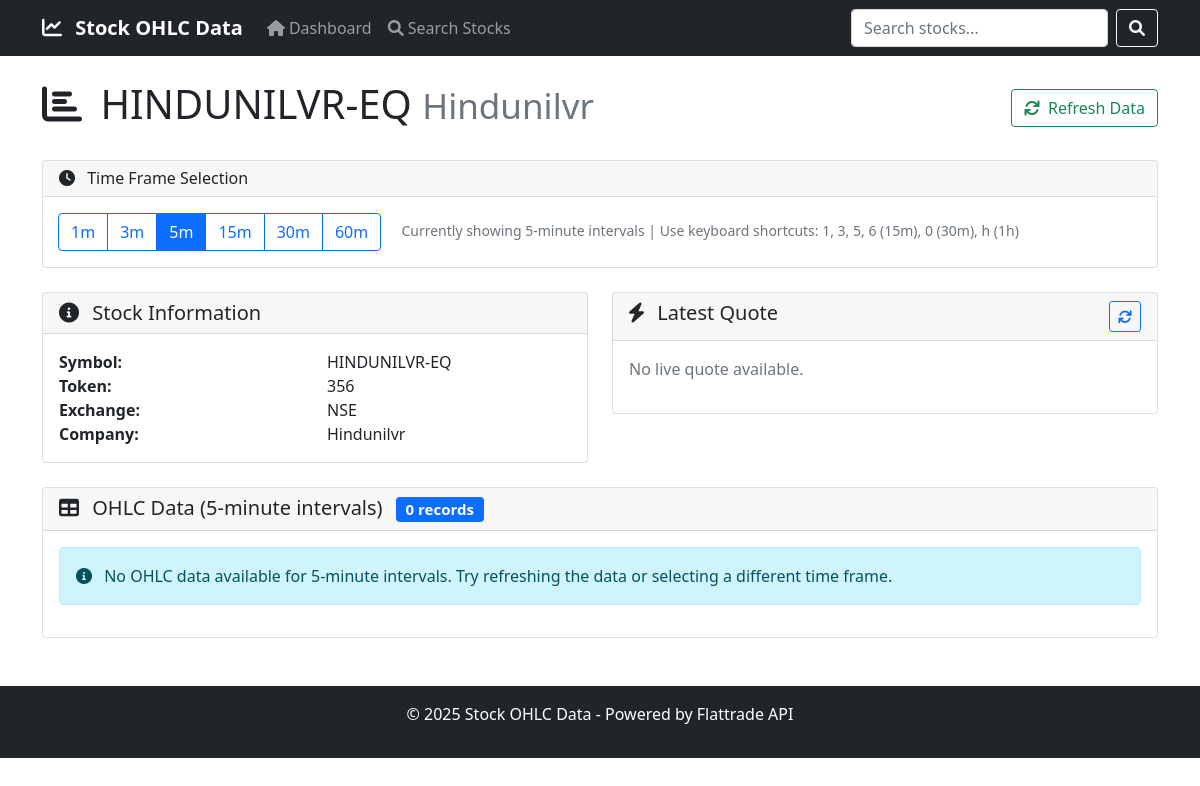
The page /stock/5/ on the database as committed earlier.
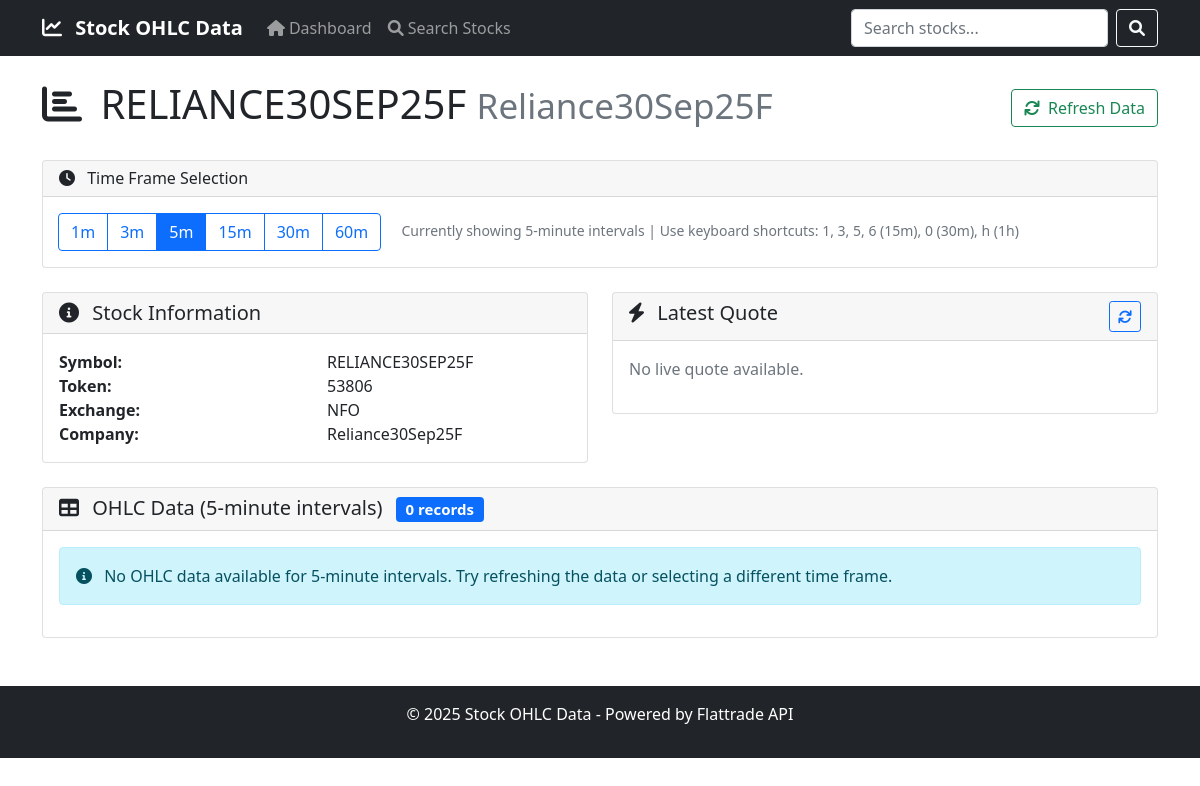
The same page on the database as committed later.
### stock_data/models.py (models this page shows, shortened)
class Stock(models.Model):
    symbol = models.CharField(max_length=50, unique=True)
    token = models.CharField(max_length=20, unique=True)
    exchange = models.CharField(max_length=10, default='NSE')
    company_name = models.CharField(max_length=200, blank=True)
    created_at = models.DateTimeField(auto_now_add=True)
    updated_at = models.DateTimeField(auto_now=True)
    class Meta:
        verbose_name = "Stock"
        verbose_name_plural = "Stocks"
        ordering = ['symbol']
        indexes = [
            models.Index(fields=['symbol']),
            models.Index(fields=['company_name']),
        ]

### stock_data/views.py (the view)
# urls.py: path('stock/<int:stock_id>/', views.stock_detail, name='stock_detail'),
def stock_detail(request, stock_id):
    stock = get_object_or_404(Stock, id=stock_id)
    interval = request.GET.get('interval', 5)
    valid_intervals = [1, 3, 5, 15, 30, 60]
    try:
        interval = int(interval)
        if interval not in valid_intervals:
            interval = 5  # fallback to default
    except (ValueError, TypeError):
        interval = 5  # fallback to default
    from django.utils import timezone
    five_minutes_ago = timezone.now() - timedelta(minutes=5)
    recent_ohlc = OHLCData.objects.filter(
        stock=stock,
        interval=interval,
        timestamp__gte=five_minutes_ago
    ).exists()
    recent_quote = LiveQuote.objects.filter(
        stock=stock,
        timestamp__gte=five_minutes_ago
    ).exists()
    if not recent_ohlc or not recent_quote:
        flattrade_service = get_flattrade_service()
        if not recent_ohlc:
            flattrade_service.get_ohlc_data(stock.symbol, interval)
        if not recent_quote:
            flattrade_service.get_live_quote(stock.symbol)
    ohlc_data = OHLCData.objects.filter(
        stock=stock,
        interval=interval
    ).order_by('-timestamp')
    paginator = Paginator(ohlc_data, 50)
    page_number = request.GET.get('page')
    page_obj = paginator.get_page(page_number)
    latest_quote = LiveQuote.objects.filter(stock=stock).order_by('-timestamp').first()
    context = {
        'stock': stock,
        'ohlc_data': page_obj,
        'latest_quote': latest_quote,
        'interval': interval,
        'valid_intervals': valid_intervals
    }
    return render(request, 'stock_data/stock_detail.html', context)

### stock_data/services.py (called while the page is built, shortened)
def get_flattrade_service():
    global _service_instance
    if _service_instance is None:
        _service_instance = FlattradeService()
    return _service_instance

    def get_live_quote(self, symbol):
        logger.info(f"📈 Getting live quote for: {symbol}")
        if not self.client or not self.client.is_connected:
            logger.warning("⚠️ Client not connected, attempting to reconnect...")
            if not self.setup_client():
                logger.error("❌ Failed to setup client for live quote")
                return None

    def get_ohlc_data(self, symbol, interval=5, days=1):
        logger.info(f"📊 Getting OHLC data for: {symbol}, interval: {interval}")
        if not self.client or not self.client.is_connected:
            logger.warning("⚠️ Client not connected, attempting to reconnect...")
            if not self.setup_client():
                logger.error("❌ Failed to setup client for OHLC data")
                return None

### stock_data/templates/stock_data/stock_detail.html (shortened to what this page needs)
{% extends 'stock_data/base.html' %}
{% block content %}
<div class="row">
    <div class="col-12">
        <div class="d-flex justify-content-between align-items-center mb-4">
            <h1>
                <i class="fas fa-chart-bar me-2"></i>
                {{ stock.symbol }}
                <small class="text-muted">{{ stock.company_name }}</small>
            </h1>
            <div>
                <a href="{% url 'refresh_stock_data' stock.id %}?interval={{ interval }}" class="btn btn-outline-success">
                    <i class="fas fa-refresh me-2"></i>Refresh Data
                </a>
            </div>
        </div>
        <div class="row mb-4">
            <div class="col-12">
                <div class="card">
                    <div class="card-header">
                        <h6 class="mb-0">
                            <i class="fas fa-clock me-2"></i>
                            Time Frame Selection
                        </h6>
                    </div>
                    <div class="card-body">
                        <div class="btn-group" role="group" aria-label="Time frame selection" data-current-interval="{{ interval }}">
                            {% for valid_interval in valid_intervals %}
                                <label class="btn btn-outline-primary" for="interval{{ valid_interval }}"
                                       title="{% if valid_interval == 60 %}1 hour{% else %}{{ valid_interval }} minute{% endif %} intervals">
                                    {{ valid_interval }}m
                                </label>
                            {% endfor %}
                        </div>
                        <small class="text-muted ms-3">
                            Currently showing {% if interval == 60 %}1-hour{% else %}{{ interval }}-minute{% endif %} intervals
                            <span class="text-muted"> | Use keyboard shortcuts: 1, 3, 5, 6 (15m), 0 (30m), h (1h)</span>
                        </small>
                    </div>
                </div>
            </div>
        </div>
    </div>
</div>
<div class="row mb-4">
    <div class="col-md-6">
        <div class="card">
            <div class="card-header">
                <h5 class="mb-0">
                    <i class="fas fa-info-circle me-2"></i>
                    Stock Information
                </h5>
            </div>
            <div class="card-body">
                <div class="row">
                    <div class="col-6">
                        <strong>Symbol:</strong>
                    </div>
                    <div class="col-6">
                        {{ stock.symbol }}
                    </div>
                </div>
                <div class="row">
                    <div class="col-6">
                        <strong>Token:</strong>
                    </div>
                    <div class="col-6">
                        {{ stock.token }}
                    </div>
                </div>
                <div class="row">
                    <div class="col-6">
                        <strong>Exchange:</strong>
                    </div>
                    <div class="col-6">
                        {{ stock.exchange }}
                    </div>
                </div>
                <div class="row">
                    <div class="col-6">
                        <strong>Company:</strong>
                    </div>
                    <div class="col-6">
                        {{ stock.company_name }}
                    </div>
                </div>
            </div>
        </div>
    </div>
    <div class="col-md-6">
        <div class="card">
            <div class="card-header">
                <h5 class="mb-0">
                    <i class="fas fa-bolt me-2"></i>
                    Latest Quote
                    <button class="btn btn-sm btn-outline-primary float-end" onclick="refreshQuote()" title="Refresh live quote">
                        <i class="fas fa-refresh"></i>
                    </button>
                </h5>
            </div>
            <div class="card-body" id="quote-container">
                {% if latest_quote %}
                    <div class="row">
                        <div class="col-6">
                            <strong>LTP:</strong>
                        </div>
                        <div class="col-6">
                            <span class="h5">₹{{ latest_quote.ltp }}</span>
                        </div>
                    </div>
                    <div class="row">
                        <div class="col-6">
                            <strong>ATM:</strong>
                        </div>
                        <div class="col-6">
                            <span class="h6 text-info">₹{{ latest_quote.atm|default:"N/A" }}</span>
                        </div>
                    </div>
                    <div class="row">
                        <div class="col-6">
                            <strong>Change:</strong>
                        </div>
                        <div class="col-6">
                            <span class="{% if latest_quote.change >= 0 %}price-positive{% else %}price-negative{% endif %}">
                                {% if latest_quote.change >= 0 %}+{% endif %}{{ latest_quote.change }}
                                ({{ latest_quote.change_percent }}%)
                            </span>
                        </div>
                    </div>
                    <div class="row">
                        <div class="col-6">
                            <strong>High:</strong>
                        </div>
                        <div class="col-6">
                            ₹{{ latest_quote.high_price }}
                        </div>
                    </div>
                    <div class="row">
                        <div class="col-6">
                            <strong>Low:</strong>
                        </div>
                        <div class="col-6">
                            ₹{{ latest_quote.low_price }}
                        </div>
                    </div>
                    <div class="row">
                        <div class="col-6">
                            <strong>Volume:</strong>
                        </div>
                        <div class="col-6">
                            {{ latest_quote.volume|floatformat:0 }}
                        </div>
                    </div>
                    <div class="row">
                        <div class="col-6">
                            <strong>Updated:</strong>
                        </div>
                        <div class="col-6">
                            {{ latest_quote.timestamp|date:"H:i:s" }}
                        </div>
                    </div>
                {% else %}
                    <p class="text-muted">No live quote available.</p>
                {% endif %}
            </div>
        </div>
    </div>
</div>
<div class="row">
    <div class="col-12">
        <div class="card">
            <div class="card-header">
                <h5 class="mb-0">
                    <i class="fas fa-table me-2"></i>
                    OHLC Data ({{ interval }}-minute intervals)
                    <span class="badge bg-primary ms-2">{{ ohlc_data.paginator.count }} records</span>
                </h5>
            </div>
            <div class="card-body">
                {% if ohlc_data %}
                    <div class="table-responsive">
                        <table class="table table-striped ohlc-table">
                            <thead>
                                <tr>
                                    <th>Timestamp</th>
                                    <th>Open</th>
                                    <th>High</th>
                                    <th>Low</th>
                                    <th>Close</th>
                                    <th>ATM</th>
                                    <th>Volume</th>
                                </tr>
                            </thead>
                            <tbody>
                                {% for data in ohlc_data %}
                                    <tr>
                                        <td>{{ data.timestamp|date:"d-m-Y H:i" }}</td>
                                        <td>₹{{ data.open_price }}</td>
                                        <td>₹{{ data.high_price }}</td>
                                        <td>₹{{ data.low_price }}</td>
                                        <td>₹{{ data.close_price }}</td>
                                        <td class="text-info">₹{{ data.atm|default:"N/A" }}</td>
                                        <td>{{ data.volume|floatformat:0 }}</td>
                                    </tr>
                                {% endfor %}
                            </tbody>
                        </table>
                    </div>
                    {% if ohlc_data.has_other_pages %}
                        <nav aria-label="OHLC data pagination">
                            <ul class="pagination justify-content-center">
                                {% if ohlc_data.has_previous %}
                                    <li class="page-item">
                                        <a class="page-link" href="?page={{ ohlc_data.previous_page_number }}&interval={{ interval }}">Previous</a>
                                    </li>
                                {% endif %}
                                {% for num in ohlc_data.paginator.page_range %}
                                    {% if ohlc_data.number == num %}
                                        <li class="page-item active">
                                            <span class="page-link">{{ num }}</span>
                                        </li>
                                    {% else %}
                                        <li class="page-item">
                                            <a class="page-link" href="?page={{ num }}&interval={{ interval }}">{{ num }}</a>
                                        </li>
                                    {% endif %}
                                {% endfor %}
                                {% if ohlc_data.has_next %}
                                    <li class="page-item">
                                        <a class="page-link" href="?page={{ ohlc_data.next_page_number }}&interval={{ interval }}">Next</a>
                                    </li>
                                {% endif %}
                            </ul>
                        </nav>
                    {% endif %}
                {% else %}
                    <div class="alert alert-info">
                        <i class="fas fa-info-circle me-2"></i>
                        No OHLC data available for {{ interval }}-minute intervals. Try refreshing the data or selecting a different time frame.
                    </div>
                {% endif %}
            </div>
        </div>
    </div>
</div>
{% endblock %}

### stock_data/templates/stock_data/base.html (shortened to what this page needs)
<!DOCTYPE html>
<html lang="en">
<head>
    <link href="https://cdn.jsdelivr.net/npm/bootstrap@5.1.3/dist/css/bootstrap.min.css" rel="stylesheet">
    <link rel="stylesheet" href="https://cdnjs.cloudflare.com/ajax/libs/font-awesome/6.0.0/css/all.min.css">
</head>
<body>
    <nav class="navbar navbar-expand-lg navbar-dark bg-dark">
        <div class="container">
            <a class="navbar-brand" href="{% url 'dashboard' %}">
                <i class="fas fa-chart-line me-2"></i>
                Stock OHLC Data
            </a>
            <div class="collapse navbar-collapse" id="navbarNav">
                <ul class="navbar-nav me-auto">
                    <li class="nav-item">
                        <a class="nav-link" href="{% url 'dashboard' %}">
                            <i class="fas fa-home me-1"></i>Dashboard
                        </a>
                    </li>
                    <li class="nav-item">
                        <a class="nav-link" href="{% url 'search_stocks' %}">
                            <i class="fas fa-search me-1"></i>Search Stocks
                        </a>
                    </li>
                </ul>
                <form class="d-flex" method="GET" action="{% url 'search_stocks' %}">
                    <input class="form-control me-2" type="search" name="q" placeholder="Search stocks..." aria-label="Search">
                    <button class="btn btn-outline-light" type="submit">
                        <i class="fas fa-search"></i>
                    </button>
                </form>
            </div>
        </div>
    </nav>
    <main class="container mt-4">
        {% block content %}{% endblock %}
    </main>
    <footer class="bg-dark text-white text-center py-3 mt-5">
        <div class="container">
            <p>&copy; 2025 Stock OHLC Data - Powered by Flattrade API</p>
        </div>
    </footer>
</body>
</html>

### stock_data/templates/stock_data/base.html (style rules this page uses)
.navbar-brand { font-weight: bold; }

Rows that differ between the two databases and show on the page:
changed Stock: symbol "HINDUNILVR-EQ" → "RELIANCE30SEP25F"; company_name "Hindunilvr" → "Reliance30Sep25F"; token "356" → "53806"; exchange "NSE" → "NFO"
